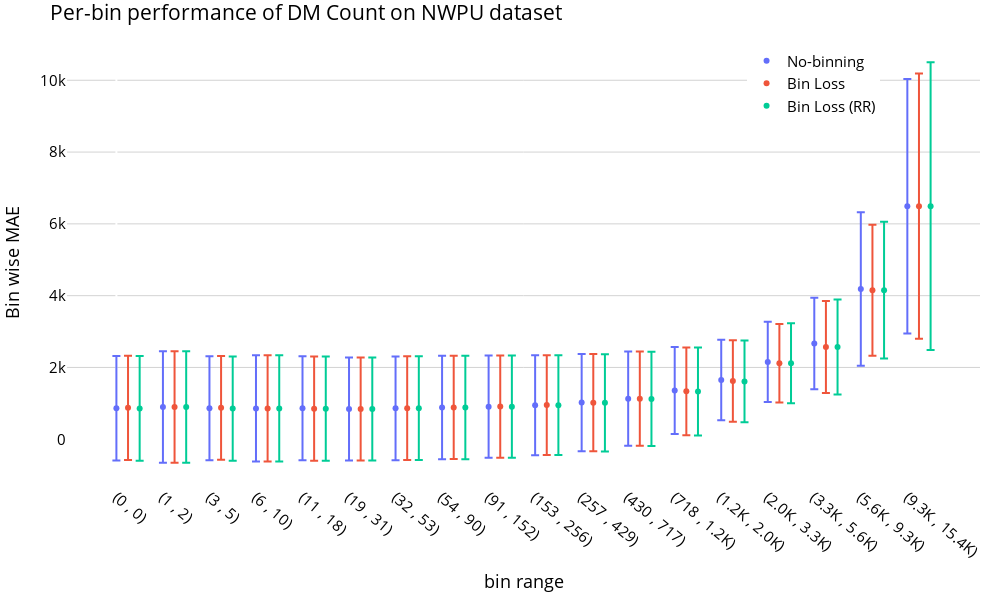

This figure's notebook cell:
### Code cell
# individual sample plot

fig = go.Figure(layout=go.Layout(title=go.layout.Title(text="Per-bin performance of DM Count on NWPU dataset"),
                                 xaxis=go.layout.XAxis(title=go.layout.xaxis.Title(text="bin range")),
                                 yaxis=go.layout.YAxis(title=go.layout.yaxis.Title(text="Bin wise MAE"))))

# x = np.arange(0,len(mean_bins(ub,bins)[to_keep][:,0])) 
    
fig.add_trace(go.Scatter(
        x=x,mode ="markers",
        y=mean_bins(ub,bins)[to_keep][:,0],name ='No-binning',textposition = "bottom center",
        error_y=dict(
            type='data', # value of error bar given in data coordinates
            array=mean_bins(ub,bins)[to_keep][:,1],
            visible=True)
    ))
fig.add_trace(go.Scatter(
        x=x+0.25,mode ="markers",
        y=mean_bins(rs,bins)[to_keep][:,0],name ='Bin Loss',
        error_y=dict(
            type='data', # value of error bar given in data coordinates
            array=mean_bins(rs,bins)[to_keep][:,1],
            visible=True)
    ))

fig.add_trace(go.Scatter(
        x=x+0.5,mode ="markers",
        y=mean_bins(rr,bins)[to_keep][:,0],name ='Bin Loss (RR)',
        error_y=dict(
            type='data', # value of error bar given in data coordinates
            array=mean_bins(rr,bins)[to_keep][:,1],
            visible=True)
    ))



fig.update_xaxes(tickangle = 40,
    ticktext=arr_to_sc(m_r),
    tickvals=x,
#     ticks="inside",tickson="boundaries"
)
fig.update_layout(plot_bgcolor='rgba(0,0,0,0)',xaxis=dict(showgrid=True),
                  yaxis=dict(showgrid=True,gridcolor='rgb(211,211,211)'),
    legend=dict(
    yanchor="top",
    y=0.99,
    xanchor="right",
    x=0.89
), font=dict(size=15,color="#000000"),margin=dict(l=20 , r=20, t=40, b=20))

fig.update_layout(
    autosize=False,
    width=1000,
    height=600
)

fig.show()

### Figure 1 — Plotly figure (JSON) as saved in the notebook; plotly's stock layout.template omitted (floating-point values rounded to 4 significant figures)
{"data": [{"error_y": {"array": [1455.0, 1551.0, 1449.0, 1479.0, 1449.0, 1435.0, 1445.0, 1442.0, 1426.0, 1390.0, 1352.0, 1313.0, 1211.0, 1121.0, 1120.0, 1278.0, 2138.0, 3544.0], "type": "data", "visible": true}, "mode": "markers", "name": "No-binning", "textposition": "bottom center", "type": "scatter", "x": [0, 1, 2, 3, 4, 5, 6, 7, 8, 9, 10, 11, 12, 13, 14, 15, 16, 17], "y": [863.9, 897.0, 863.1, 858.7, 863.1, 844.2, 863.2, 883.0, 907.7, 947.8, 1021.0, 1130.0, 1356.0, 1652.0, 2155.0, 2668.0, 4187.0, 6493.0]}, {"error_y": {"array": [1450.0, 1551.0, 1443.0, 1479.0, 1453.0, 1435.0, 1444.0, 1440.0, 1424.0, 1388.0, 1352.0, 1313.0, 1222.0, 1133.0, 1093.0, 1282.0, 1825.0, 3694.0], "type": "data", "visible": true}, "mode": "markers", "name": "Bin Loss", "type": "scatter", "x": [0.25, 1.25, 2.25, 3.25, 4.25, 5.25, 6.25, 7.25, 8.25, 9.25, 10.25, 11.25, 12.25, 13.25, 14.25, 15.25, 16.25, 17.25], "y": [875.1, 897.1, 874.7, 859.6, 851.9, 845.5, 865.9, 887.5, 910.7, 951.9, 1019.0, 1130.0, 1337.0, 1623.0, 2117.0, 2570.0, 4152.0, 6493.0]}, {"error_y": {"array": [1457.0, 1551.0, 1454.0, 1479.0, 1452.0, 1435.0, 1445.0, 1442.0, 1426.0, 1390.0, 1355.0, 1316.0, 1225.0, 1138.0, 1116.0, 1320.0, 1906.0, 4009.0], "type": "data", "visible": true}, "mode": "markers", "name": "Bin Loss (RR)", "type": "scatter", "x": [0.5, 1.5, 2.5, 3.5, 4.5, 5.5, 6.5, 7.5, 8.5, 9.5, 10.5, 11.5, 12.5, 13.5, 14.5, 15.5, 16.5, 17.5], "y": [860.1, 897.1, 853.5, 859.1, 853.0, 845.3, 864.4, 884.2, 908.7, 948.4, 1015.0, 1125.0, 1332.0, 1611.0, 2115.0, 2570.0, 4152.0, 6493.0]}], "layout": {"autosize": false, "font": {"color": "#000000", "size": 15}, "height": 600, "legend": {"x": 0.89, "xanchor": "right", "y": 0.99, "yanchor": "top"}, "margin": {"b": 20, "l": 20, "r": 20, "t": 40}, "plot_bgcolor": "rgba(0,0,0,0)", "title": {"text": "Per-bin performance of DM Count on NWPU dataset"}, "width": 1000, "xaxis": {"showgrid": true, "tickangle": 40, "ticktext": ["(0 , 0)", "(1 , 2)", "(3 , 5)", "(6 , 10)", "(11 , 18)", "(19 , 31)", "(32 , 53)", "(54 , 90)", "(91 , 152)", "(153 , 256)", "(257 , 429)", "(430 , 717)", "(718 , 1.2K)", "(1.2K , 2.0K)", "(2.0K , 3.3K)", "(3.3K , 5.6K)", "(5.6K , 9.3K)", "(9.3K , 15.4K)"], "tickvals": [0, 1, 2, 3, 4, 5, 6, 7, 8, 9, 10, 11, 12, 13, 14, 15, 16, 17], "title": {"text": "bin range"}}, "yaxis": {"gridcolor": "rgb(211,211,211)", "showgrid": true, "title": {"text": "Bin wise MAE"}}}}
